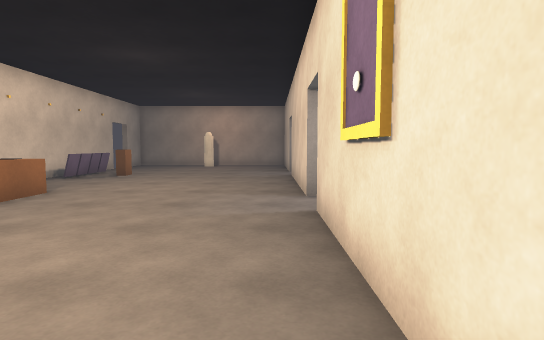
View 1 (above)

16 first-person views from a walk through a 3-D level made in the Unity game engine. The camera is 1.2 m above the floor, tilts 4° down and sees 80° across. Doors are open. The floor is counted in squares, 1 m on a side. Each view is taken from the middle of a square. On the plan, view 1 faces up. The plan holds only what a view shows up to about 14 squares ahead; the rest is blank. The player is left out.

View 2
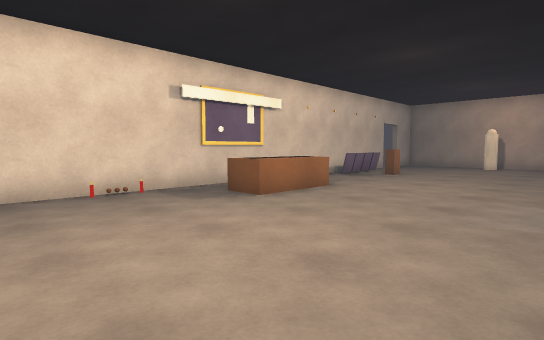

View 3
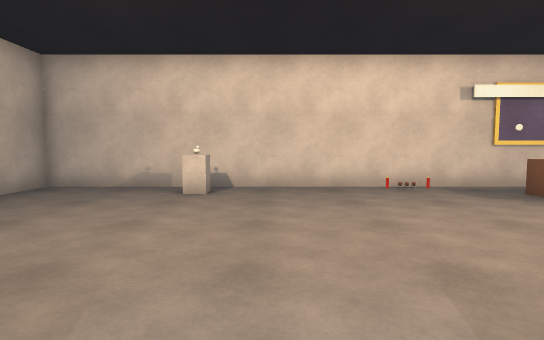

View 4
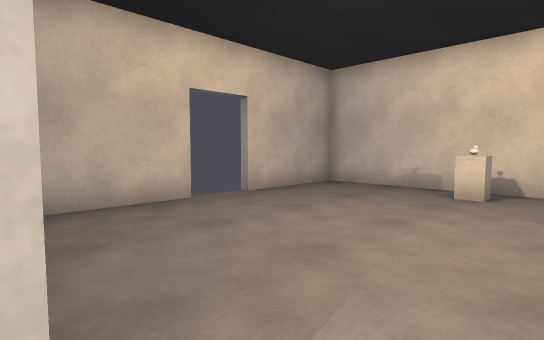

View 5
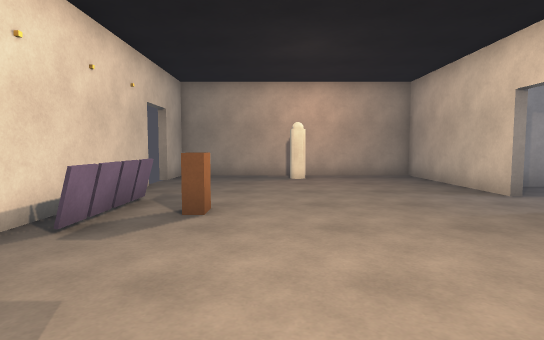

View 6
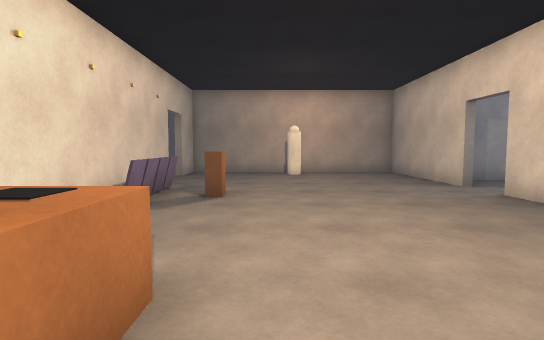

View 7
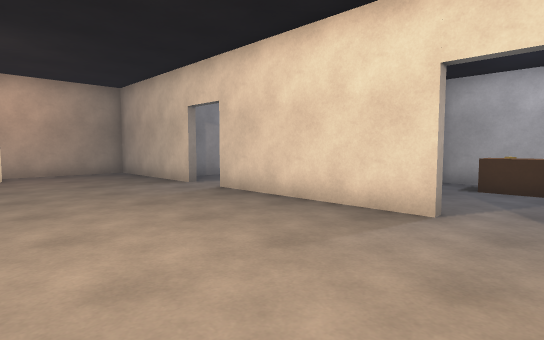

View 8
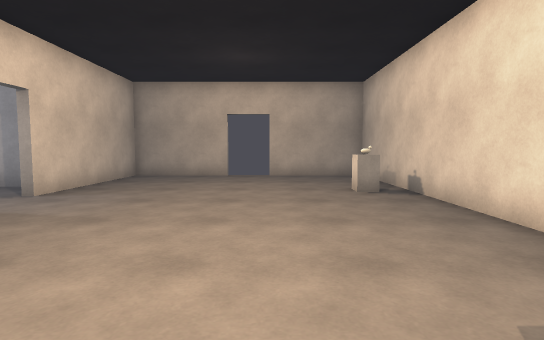

View 9
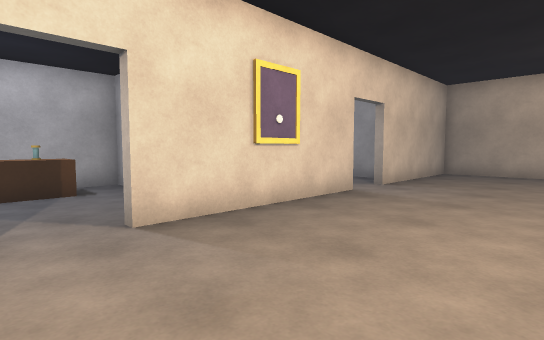

View 10
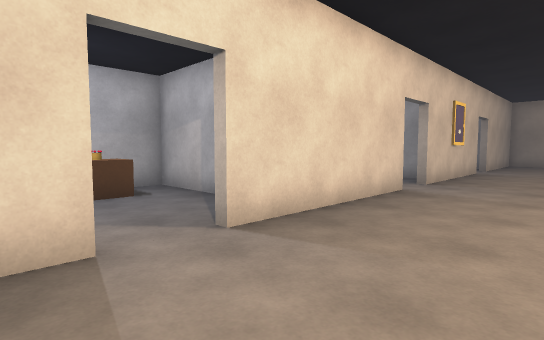

View 11
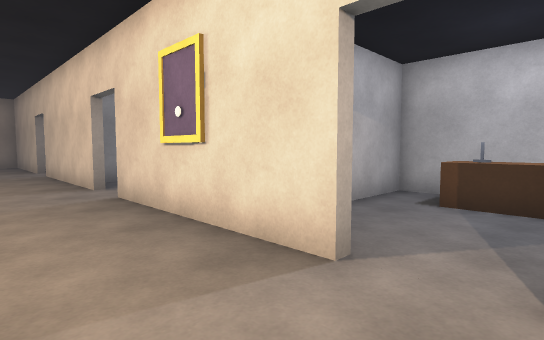

View 12
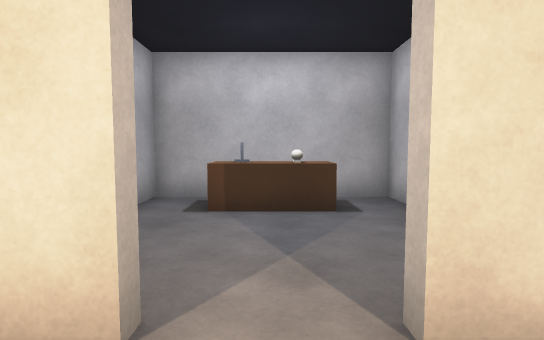

View 13
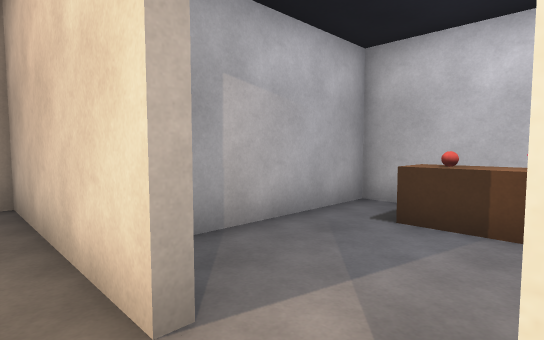

View 14
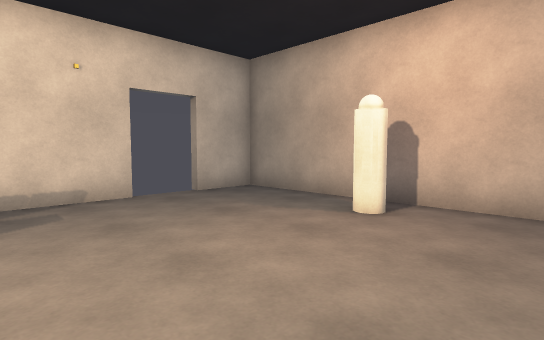

View 15
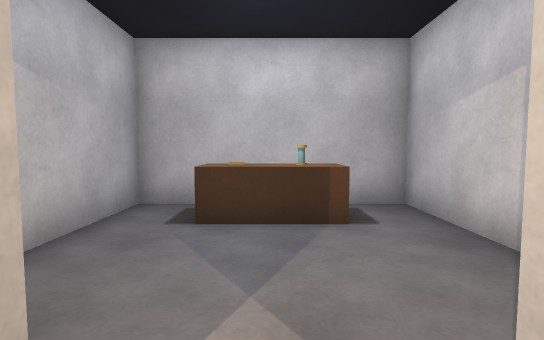

View 16
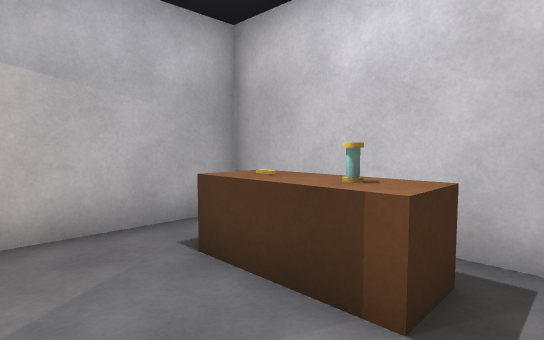

### Floor plan
Points are (right, up) in squares from view 1. A wall is a line through its corners. A room is listed if a view was taken in it or the views show most of it. See-through windows are left out.
Room 1 (views 1, 2, 3, 4, 5, 6, 7, 8, 9, 10, 11, 12, 13, 14, 15)
walls: (1.2, 7.9) (0.9, 7.9) (0.9, 14.1) (1.2, 14.1); (1.2, -0.1) (0.9, -0.1) (0.9, 6.1) (1.2, 6.1); (1.2, 15.9) (0.9, 15.9) (0.9, 21.9) (-8.8, 21.9) (-8.8, 19.9); (-8.8, 18.1) (-8.8, -7.8) (-4.9, -7.8); (-3.1, -7.8) (0.9, -7.8) (0.9, -1.9) (1.2, -1.9)
low walls: (-5.9, 8.6) (-5.9, 5.5) (-7.2, 5.5); (-6.4, 8.4) (-6.4, 7.8); (-7.8, 15.6) (-7.8, 12.4)
ways out: opening at (1, 7) to room 2; opening at (1, -1) to room 3; opening at (1, 15) to room 4; open door at (-9, 19); open door at (-4, -8)
objects: other object (-8, -3) to (-7, -3); other object (-6, 14); other object (-4, 20)
Room 2 (view 16)
walls: (1.9, 4.1) (6.9, 4.1) (6.9, 9.8) (1.8, 9.8)
ways out: opening at (1, 7) to room 1
objects: other object (5, 6) to (6, 8)
Room 3 (no view inside)
walls: (5.8, -3.9) (6.9, -3.9) (6.9, 1.8) (4.4, 1.8); (2.1, -3.9) (3.4, -3.9)
ways out: opening at (1, -1) to room 1
objects: other object (5, -2) to (6, 0)
Room 4 (no view inside)
walls: (3.9, 12.1) (6.9, 12.1) (6.9, 17.8) (2.2, 17.8)
ways out: opening at (1, 15) to room 1
objects: other object (5, 14) to (6, 15); other object (5, 16) to (6, 16)

Where each view was taken, in squares from view 1:
view 1: 0 up, 0 right, facing up
view 2: 0 up, 0 right, facing up-left
view 3: 1 down, 1 right, facing left
view 4: 1 down, 1 right, facing down-left
view 5: 8 up, 5 left, facing up
view 6: 6 up, 5 left, facing up
view 7: 6 up, 5 left, facing up-right
view 8: 6 up, 5 left, facing down
view 9: 8 up, 4 left, facing down-right
view 10: 17 up, 3 left, facing down-right
view 11: 2 down, 2 left, facing up-right
view 12: 1 down, 1 left, facing right
view 13: 14 up, 0 right, facing up-right
view 14: 15 up, 1 left, facing up-left
view 15: 7 up, 0 right, facing right
view 16: 5 up, 3 right, facing up-right
